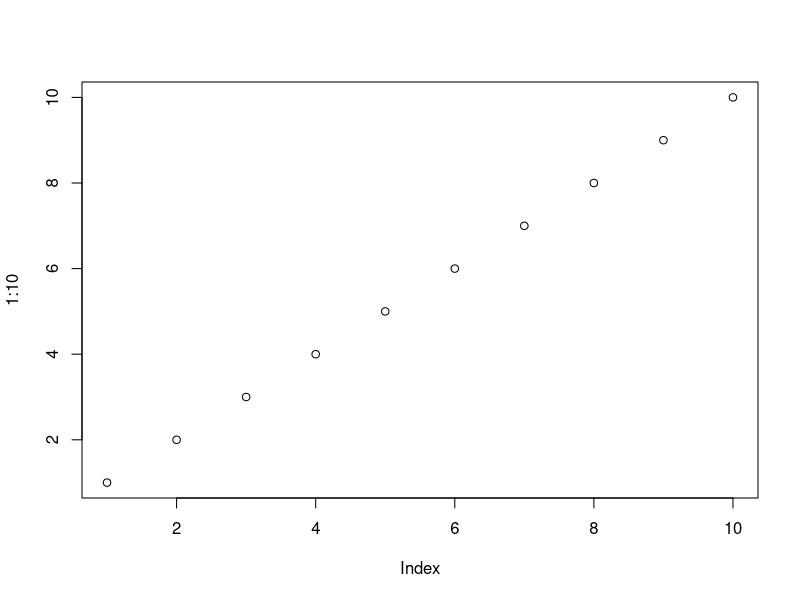
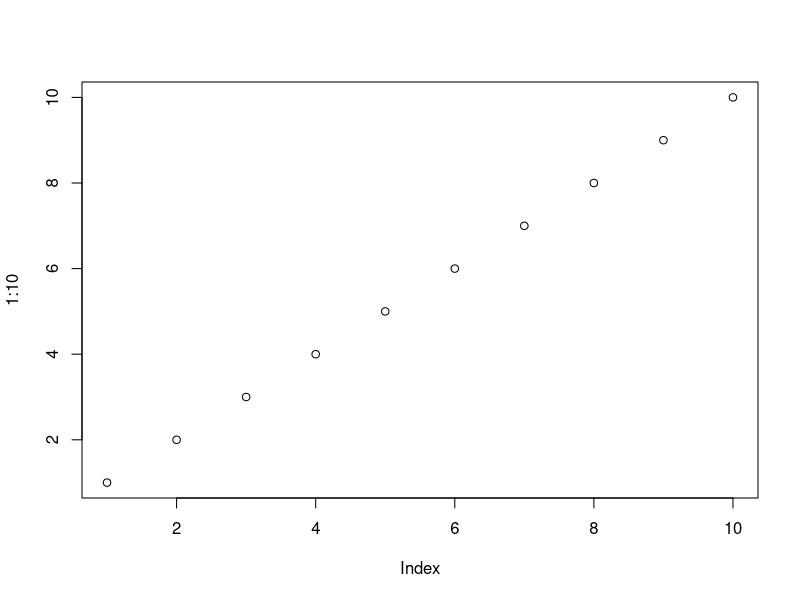
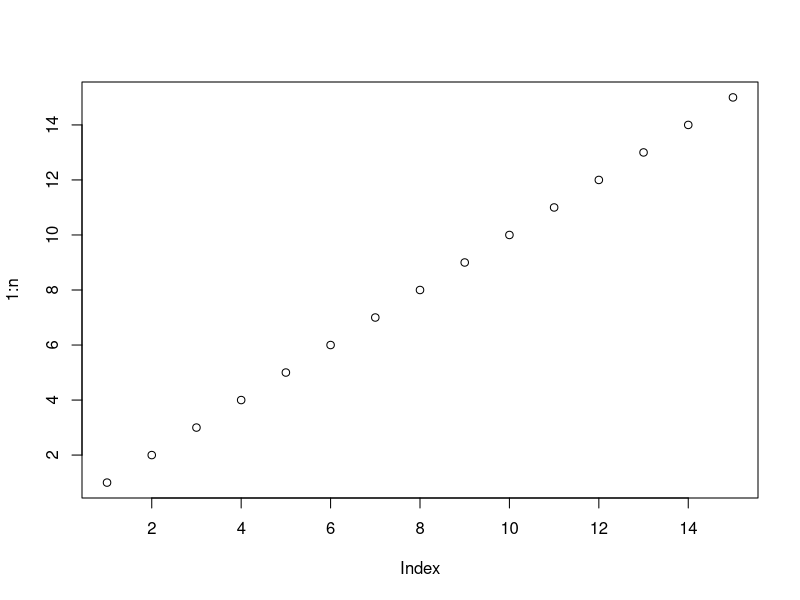
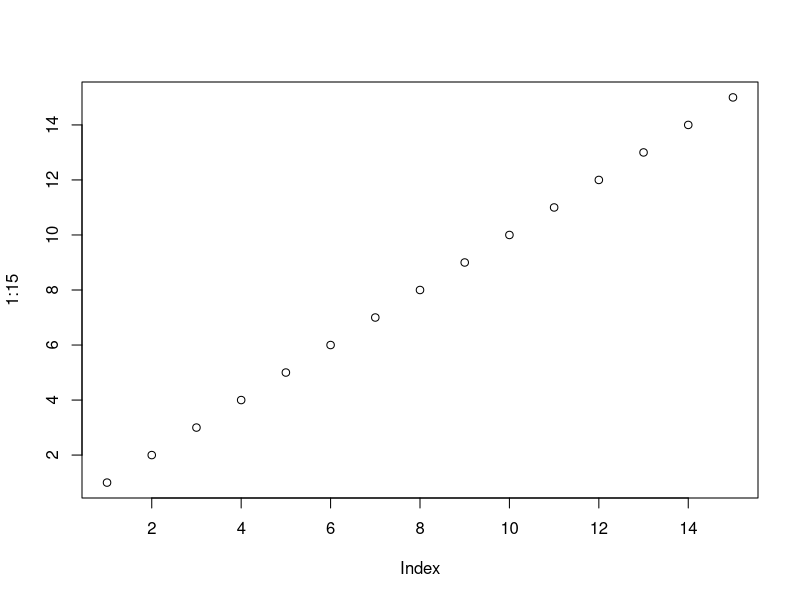
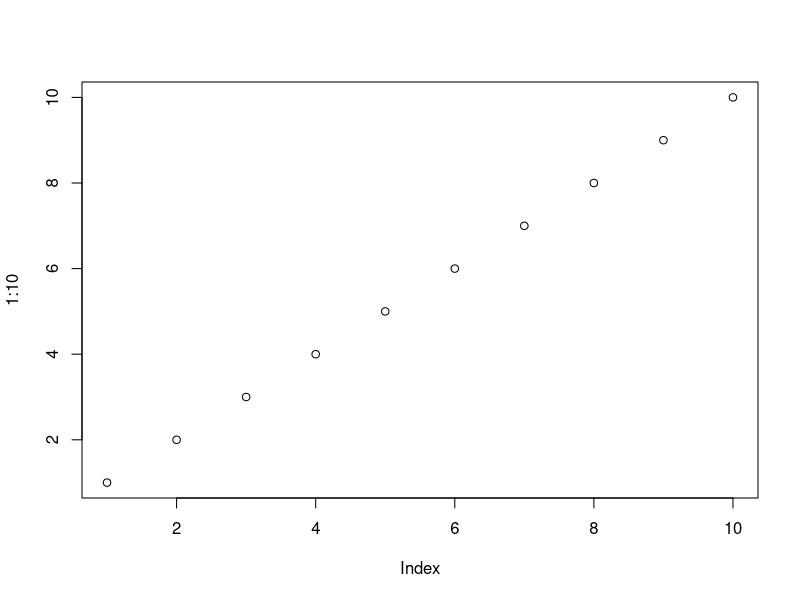
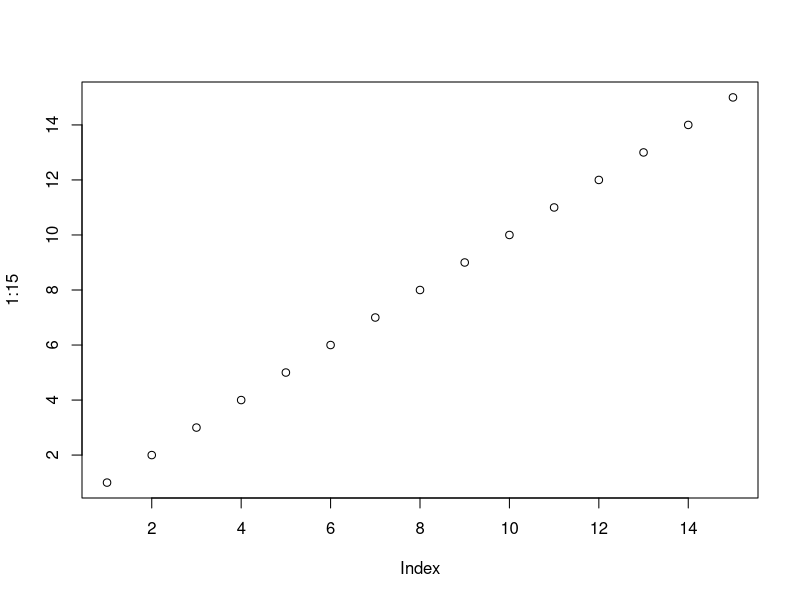
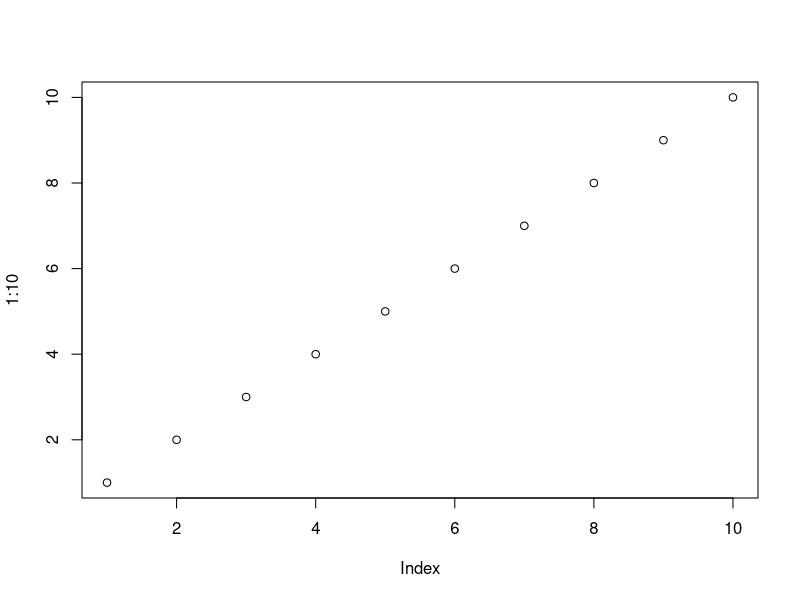

These charts were generated, in order, by the following R code:
## ---- chunk 1
#| label: setup
#| include: false
knitr::opts_chunk$set(dev = 'svg')
# simulate pandoc html output
knitr::opts_knit$set(rmarkdown.pandoc.to = "html")
## ---- chunk 2
#| fig.cap: A caption
plot(1:10)
## ---- chunk 3
#| fig.cap: A caption
#| fig.alt: An alternative text
plot(1:10)
## ---- chunk 4
#| fig.cap: !expr sprintf("%s points", n)
#| fig.alt: !expr sprintf("A graph with %s points", n)
n <- 15
plot(1:n)
## ---- chunk 5
#| fig.cap: A caption
#| fig.alt: An alternative text
plot(1:15)
plot(1:10)
## ---- chunk 6
#| fig.cap: Fig1
#| fig.alt: !expr c("Alt1", "Alt2")
#| fig.show: hold
plot(1:15)
plot(1:10)
